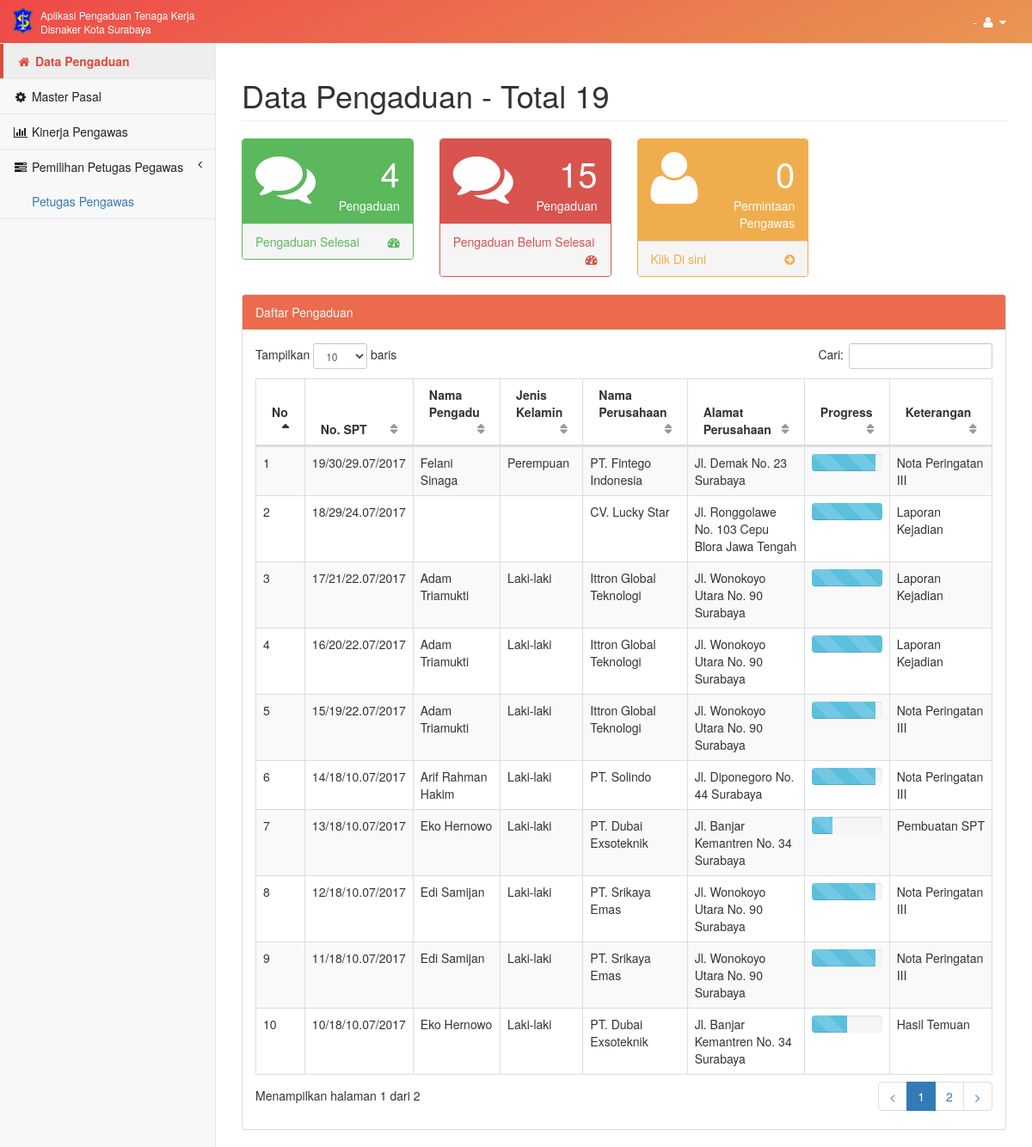
The app's page /main/index/data-pengaduan, older data.
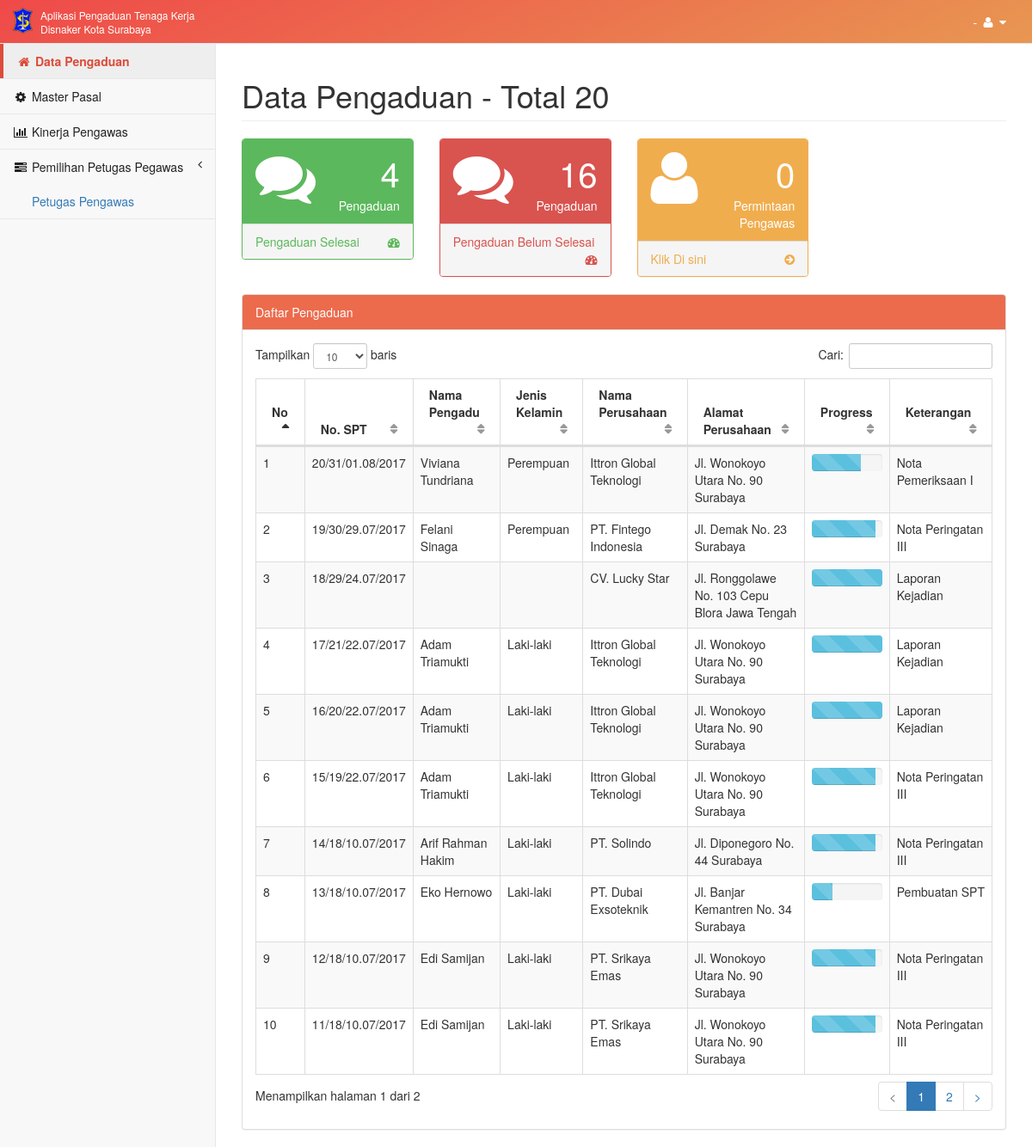
The same page, newer data.
### tables this page shows
CREATE TABLE IF NOT EXISTS `surat_perintah_tugas` (
  `ID_SPT` int(11) NOT NULL AUTO_INCREMENT,
  `NO_SPT` varchar(500) DEFAULT NULL,
  `STATUS_SPT` int(11) DEFAULT '1',
  `IS_ACTIVE_SPT` int(11) DEFAULT '0',
  `TGL_SPT` datetime DEFAULT NULL,
  `ISI_SPT` varchar(500) DEFAULT NULL,
  `PEMERIKSAAN` text,
  `ID_PASAL` int(11) DEFAULT NULL,
  `JUMLAH_PEGAWAI` varchar(50) DEFAULT NULL,
  `TGL_PEMERIKSAAN` datetime DEFAULT NULL,
  `IS_CONFIRM` int(11) NOT NULL DEFAULT '0',
  PRIMARY KEY (`ID_SPT`),
  KEY `ID_PASAL` (`ID_PASAL`)
);

CREATE TABLE IF NOT EXISTS `admin_pengawas` (
  `ID_ADMIN_PENGAWAS` int(11) NOT NULL AUTO_INCREMENT,
  `IDPENGGUNA` varchar(100) DEFAULT NULL,
  `ID_SPT` int(11) DEFAULT NULL,
  `ID_KARYAWAN` varchar(50) DEFAULT NULL,
  `ID_KELUHAN` int(11) DEFAULT NULL,
  PRIMARY KEY (`ID_ADMIN_PENGAWAS`),
  KEY `RELATION_201_FK` (`IDPENGGUNA`),
  KEY `RELATION_208_FK` (`ID_SPT`),
  KEY `RELATION_209_FK` (`ID_KARYAWAN`)
);

CREATE TABLE IF NOT EXISTS `tenaga_kerja` (
  `ID_TK` int(11) NOT NULL AUTO_INCREMENT,
  `NO_KTP` varchar(50) DEFAULT NULL,
  `EMAIL` varchar(100) DEFAULT NULL,
  `NAMA_TK` varchar(50) DEFAULT NULL,
  `ALAMAT_TK` varchar(100) DEFAULT NULL,
  `TEMPAT_LAHIR` varchar(50) DEFAULT NULL,
  `TANGGAL_LAHIR` datetime DEFAULT NULL,
  `JENIS_KEL` varchar(50) DEFAULT NULL,
  `AGAMA` varchar(50) DEFAULT NULL,
  `STATUS_KAWIN` varchar(50) DEFAULT NULL,
  `PEKERJAAN` varchar(50) DEFAULT NULL,
  `KEWARGANEGARAAN` varchar(50) DEFAULT NULL,
  `PASSWORD_TK` text,
  `NAMA_SERIKAT` varchar(50) DEFAULT NULL,
  `ALAMAT_SERIKAT` varchar(500) DEFAULT NULL,
  `TELP_SERIKAT` varchar(50) DEFAULT NULL,
  `NAMA_PERUSAHAAN` varchar(100) DEFAULT NULL,
  `ALAMAT_PERUSAHAAN` varchar(500) DEFAULT NULL,
  `EMAIL_PERUSAHAAN` varchar(100) DEFAULT NULL,
  `TELP_PERUSAHAAN` varchar(50) DEFAULT NULL,
  `TELP_HRD_SERIKAT` varchar(50) DEFAULT NULL,
  `TOKEN_REG` text,
  `USER_STS` int(11) DEFAULT NULL,
  `USER_TYPE` varchar(50) DEFAULT NULL,
  `JABATAN` varchar(100) DEFAULT NULL,
  `LAMA_KERJA` varchar(5) DEFAULT NULL,
  `JENIS_USAHA` varchar(100) DEFAULT NULL,
  PRIMARY KEY (`ID_TK`)
);

CREATE TABLE IF NOT EXISTS `jenis_keluhan` (
  `ID_JENIS_KELUHAN` int(11) NOT NULL AUTO_INCREMENT,
  `ID_TK` int(11) DEFAULT NULL,
  `ID_KELUHAN_TK` int(11) DEFAULT NULL,
  `ID_KELUHAN_SERIKAT` int(11) DEFAULT NULL,
  `STATUS_PENYELESAIAN` int(11) NOT NULL DEFAULT '0',
  PRIMARY KEY (`ID_JENIS_KELUHAN`),
  KEY `RELATION_205_FK` (`ID_TK`),
  KEY `RELATION_206_FK` (`ID_KELUHAN_TK`),
  KEY `RELATION_207_FK` (`ID_KELUHAN_SERIKAT`)
);

### application/controllers/Main.php (called while the page is built, shortened)
<?php
class Main extends CI_Controller {
	public function index($page_name = 'home')
	{
		$title= str_replace("-"," ",$page_name);
		$id_tk=$this->input->get('id');
		if($page_name=='edit-pengadu'){
			$this->load->model('m_main');
			$data=array(
			'data_perseorangan' => $this->m_main->getUserPerseoranganInfo($id_tk),
			'title' => ucwords($title),
			'page_name' => $page_name
			);
		}
		elseif($page_name=='data-pengaduan'){
			$this->load->model('m_main');
			$data=array(
			'spt_list' => $this->m_main->getSPT_List_all(),
			'pengaduan_selesai' => $this->m_main->pengaduanSelesai(),
			'pengaduan_belum_selesai' => $this->m_main->pengaduanBelumSelesai(),
			'permintaan_petugas' => $this->m_main->permintaan_petugas(),
			'total_pengaduan' => $this->m_main->total_pengaduan(),
			'title' => ucwords($title),
			'page_name' => $page_name
			);
		}
		$this->load->view('default/header',$data);
		$this->load->view('pages/'.$page_name,$data);
		$this->load->view('default/footer',$data);
	}
}

### index.php (called while the page is built, shortened)
<?php
require_once BASEPATH.'core/CodeIgniter.php';

### application/models/M_main.php (called while the page is built, shortened)
<?php
class M_main extends CI_Model{
	function getSPT_List_all(){
		$this->db->select("ap.*,tk.*,k.*,jk.*,spt.*");
		$this->db->from("admin_pengawas ap");
		$this->db->join("jenis_keluhan jk","ap.ID_KELUHAN = jk.ID_JENIS_KELUHAN");
		$this->db->join("tenaga_kerja tk","jk.ID_TK = tk.ID_TK");
		$this->db->join("karyawan k","k.ID_KARYAWAN = ap.ID_KARYAWAN");
		$this->db->join("surat_perintah_tugas spt","spt.ID_SPT = ap.ID_SPT");
		$this->db->group_by("spt.ID_SPT");
		$this->db->order_by("spt.TGL_SPT DESC");
		$query = $this -> db -> get();
		return $query->result();
	}
	function total_pengaduan(){
		$this->db->select("ap.*,tk.*,k.*,jk.*,spt.*");
		$this->db->from("admin_pengawas ap");
		$this->db->join("jenis_keluhan jk","ap.ID_KELUHAN = jk.ID_JENIS_KELUHAN");
		$this->db->join("tenaga_kerja tk","jk.ID_TK = tk.ID_TK");
		$this->db->join("karyawan k","k.ID_KARYAWAN = ap.ID_KARYAWAN");
		$this->db->join("surat_perintah_tugas spt","spt.ID_SPT = ap.ID_SPT");
		$this->db->group_by("spt.ID_SPT");
		$query = $this -> db -> get();
		return $query->num_rows();
	}
	function pengaduanSelesai(){
		$status_penyelesaian = 100;
		$this->db->select("ap.*,tk.*,k.*,jk.*,spt.*");
		$this->db->from("admin_pengawas ap");
		$this->db->join("jenis_keluhan jk","ap.ID_KELUHAN = jk.ID_JENIS_KELUHAN");
		$this->db->join("tenaga_kerja tk","jk.ID_TK = tk.ID_TK");
		$this->db->join("karyawan k","k.ID_KARYAWAN = ap.ID_KARYAWAN");
		$this->db->join("surat_perintah_tugas spt","spt.ID_SPT = ap.ID_SPT");
		$this->db->where("jk.STATUS_PENYELESAIAN",$status_penyelesaian);
		$this->db->group_by("spt.ID_SPT");
		$query = $this -> db -> get();
		return $query->num_rows();
	}
	function pengaduanBelumSelesai(){
		$status_penyelesaian = 100;
		$this->db->select("ap.*,tk.*,k.*,jk.*,spt.*");
		$this->db->from("admin_pengawas ap");
		$this->db->join("jenis_keluhan jk","ap.ID_KELUHAN = jk.ID_JENIS_KELUHAN");
		$this->db->join("tenaga_kerja tk","jk.ID_TK = tk.ID_TK");
		$this->db->join("karyawan k","k.ID_KARYAWAN = ap.ID_KARYAWAN");
		$this->db->join("surat_perintah_tugas spt","spt.ID_SPT = ap.ID_SPT");
		$this->db->where("jk.STATUS_PENYELESAIAN < ".$status_penyelesaian);
		$this->db->group_by("spt.ID_SPT");
		$query = $this -> db -> get();
		return $query->num_rows();
	}
	function permintaan_petugas(){
		$this -> db -> select('jk.*, tk.*, kt.*,ks.*');
		$this -> db -> from('tenaga_kerja tk');
		$this -> db -> join('jenis_keluhan jk','jk.ID_TK=tk.ID_TK');
		$this -> db -> join('keluhan_tk kt','kt.ID_KELUHAN_TK=jk.ID_KELUHAN_TK','left outer');
		$this -> db -> join('keluhan_serikat ks','ks.ID_KELUHAN_SERIKAT=jk.ID_KELUHAN_SERIKAT','left outer');
		$this -> db -> order_by("jk.ID_JENIS_KELUHAN DESC");
		$this -> db -> where('jk.STATUS_PENYELESAIAN', 10);
		$q = $this -> db -> get();
		return $q->num_rows();
	}
}

### application/views/pages/data-pengaduan.php (the view, shortened to what the changed rows need)
<link href="<?php echo base_url('assets/css/selectize.bootstrap3.css') ?>" rel="stylesheet">
<div id="wrapper">
        <div id="page-wrapper">
            <div class="row">
            <form method="post" action="<?php echo site_url('pengaduan/master_pasal_new') ?>" id="form_hasil_temuan">
                <div class="col-lg-12">
                    <h1 class="page-header">Data Pengaduan - Total <?php echo $total_pengaduan; ?></h1>
                </div>
                </form>
            </div>
            <div class="row">
                <div class="col-lg-3 col-md-6">
                    <div class="panel panel-red">
                        <div class="panel-heading">
                            <div class="row">
                                <div class="col-xs-9 text-right">
                                    <div class="huge"><?php echo $pengaduan_belum_selesai; ?></div>
                                    <div>Pengaduan</div>
                                </div>
                            </div>
                        </div>
                    </div>
                </div>
                <div class="col-lg-3 col-md-6">
                    <div class="panel panel-yellow">
                        <div class="panel-heading">
                            <div class="row">
                                <div class="col-xs-9 text-right">
                                    <div class="huge"><?php echo $permintaan_petugas; ?></div>
                                    <div>Permintaan Pengawas</div>
                                </div>
                            </div>
                        </div>
                    </div>
                </div>
                <div class="col-lg-12">
                    <div class="panel panel-default">
                        <div class="panel-body">
                            <table width="100%" class="table table-striped table-bordered table-hover" id="dataTables-example">
                                <thead>
                                    <tr>
                                        <th>No</th>
                                        <th>No. SPT</th>
                                        <th>Nama Pengadu</th>
                                        <th>Jenis Kelamin</th>
                                        <th>Nama Perusahaan</th>
                                        <th>Alamat Perusahaan</th>
                                        <th>Progress</th>
                                        <th>Keterangan</th>
                                    </tr>
                                </thead>
                                <tbody>
                                    <?php $count=1; foreach ($spt_list as $key) { ?>
                                        <tr>
                                            <td><?php echo $count++; ?></td>
                                            <td><?php echo $key->NO_SPT; ?></td>
                                            <td><?php echo $key->NAMA_TK; ?></td>
                                            <td><?php echo $key->JENIS_KEL; ?></td>
                                            <td><?php echo $key->NAMA_PERUSAHAAN; ?></td>
                                            <td><?php echo $key->ALAMAT_PERUSAHAAN; ?></td>
                                            <td>
                                            <div class="progress progress-striped active" style="margin-bottom:0;">
                                                <div class="progress-bar progress-bar-info" role="progressbar" aria-valuenow="20" aria-valuemin="0" aria-valuemax="100" style="width: <?php echo $key->STATUS_PENYELESAIAN; ?>%">
                                                </div>
                                            </div>
                                            </td>
                                            <td>
                                                <?php
                                            $status_desc ='';
                                            if($key->STATUS_PENYELESAIAN==10){
                                                $status_desc = 'Pendaftaran Pengaduan';
                                            }
                                            else if($key->STATUS_PENYELESAIAN==20){
                                                $status_desc = 'Pemilihan Pengawas';
                                            }
                                            else if($key->STATUS_PENYELESAIAN==30){
                                                $status_desc = 'Pembuatan SPT';
                                            }
                                            else if($key->STATUS_PENYELESAIAN==40){
                                                $status_desc = 'Pemeriksaan Lapangan';
                                            }
                                            else if($key->STATUS_PENYELESAIAN==50){
                                                $status_desc = 'Hasil Temuan';
                                            }
                                            else if($key->STATUS_PENYELESAIAN==70){
                                                $status_desc = 'Nota Pemeriksaan I';
                                            }
                                            else if($key->STATUS_PENYELESAIAN==80){
                                                $status_desc = 'Nota Peringatan II';
                                            }
                                            else if($key->STATUS_PENYELESAIAN==90){
                                                $status_desc = 'Nota Peringatan III';
                                            }
                                            else if($key->STATUS_PENYELESAIAN==100){
                                                $status_desc = 'Laporan Kejadian';
                                            }
                                            echo $status_desc;
                                            ?>
                                            </td>
                                        </tr>
                                    <?php } ?>
                                </tbody>
                            </table>
                        </div>
                    </div>
                </div>
            </div>
        </div>
    </div>

Row changes from the older to the newer data that the page shows:
no longer on this page (row unchanged): admin_pengawas: ID_SPT.NO_SPT "10/18/10.07/2017", tenaga_kerja.NAMA_TK "Eko Hernowo", tenaga_kerja.JENIS_KEL "Laki-laki", tenaga_kerja.NAMA_PERUSAHAAN "PT. Dubai Exsoteknik", tenaga_kerja.ALAMAT_PERUSAHAAN "Jl. Banjar Kemantren No. 34 Surabaya", jenis_keluhan.STATUS_PENYELESAIAN "Hasil Temuan"
added admin_pengawas: ID_SPT.NO_SPT "20/31/01.08/2017", tenaga_kerja.NAMA_TK "Viviana Tundriana", tenaga_kerja.JENIS_KEL "Perempuan", tenaga_kerja.NAMA_PERUSAHAAN "Ittron Global Teknologi", tenaga_kerja.ALAMAT_PERUSAHAAN "Jl. Wonokoyo Utara No. 90 Surabaya", jenis_keluhan.STATUS_PENYELESAIAN "Nota Pemeriksaan I"
Text that changed along with them:
$total_pengaduan: "19" → "20"
$pengaduan_belum_selesai: "15" → "16"
